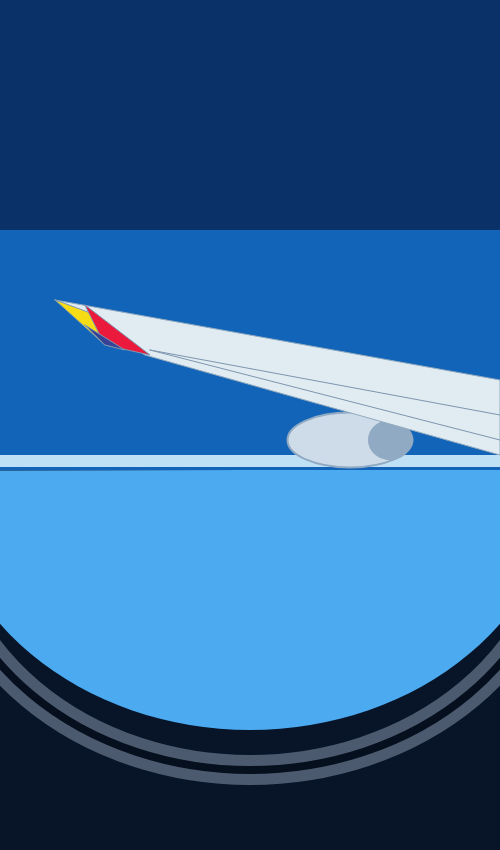
Frame 1 (no input)
Frame 60 (no input): identical to frame 1, image omitted
Frame 120 (the mouse pressed at the canvas centre since frame 60): identical to frame 1, image omitted

The p5.js sketch that drew this single still picture (run headless with seeded random() and noise() and a simulated clock; from frame 60 on, the mouse is pressed at the canvas centre):

// p5.js sketch
// ── sketch.js
function setup() {
  createCanvas(500, 850);
}

function draw() {
  // 하늘 색 2가지, 기내 회색
  background(10, 50, 105);
  noStroke();
  fill(18, 100, 185);
  rect(0, 230, 500, 240);
  fill(8, 20, 40);
  rect(0, 470, 500, 380);
  // 중간의 밝은 부분 선
  fill(190, 225, 245);
  rect(0, 455, 500, 12);
  // 아래쪽 하늘 덧그리기
  noStroke();
  fill(75, 170, 240);
  arc(250, 470, 620, 520, 0, 3.14);
  // 엔진
  stroke(145, 170, 195);
  strokeWeight(2);
  fill(205, 220, 232);
  ellipse(350, 440, 125, 55);
  fill(145, 170, 195);
  ellipse(390, 440, 42, 38);
  // 비행기 날개
  fill(225, 235, 242);
  stroke(145, 170, 190);
  strokeWeight(1);
  quad(55, 300, 500, 380, 500, 455, 145, 355);
  // 날개 위의 선
  stroke(125, 150, 175);
  line(150, 350, 500, 415);
  line(150, 350, 500, 440);
  // 날개 끝 노랑, 빨강, 파랑
  fill(245, 220, 20);
  triangle(55, 300, 105, 345, 95, 315);
  fill(235, 25, 60);
  triangle(85, 305, 150, 355, 105, 345);
  fill(55, 65, 150);
  triangle(105, 345, 125, 350, 85, 325);
  // 창문 테두리. 회색, 검정
  noFill();
  stroke(75, 90, 110);
  strokeWeight(30);
  arc(250, 510, 620, 520, 0, 3.14);
  stroke(5, 15, 30);
  strokeWeight(8);
  arc(250, 510, 620, 520, 0, 3.14);
}
